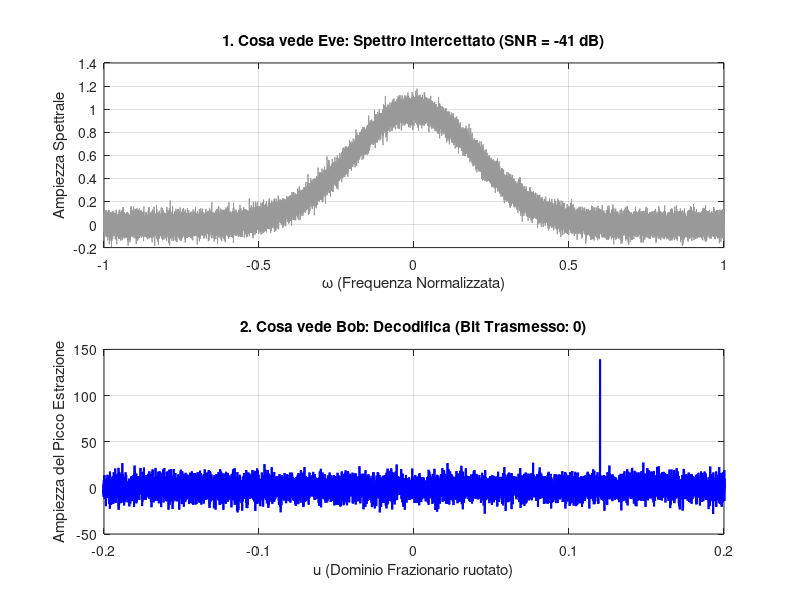

The MATLAB source for this figure:
% =========================================================================
% SIMULAZIONE QUANTUM COVERT COMMUNICATION - FASE 1 e 2
% =========================================================================

% -------------------------------------------------------------------------
% OPERAZIONI DI PULIZIA (Si mettono sempre all'inizio di ogni script)
% -------------------------------------------------------------------------
clc;        % Pulisce la Command Window (lo schermo centrale)
clear;      % Cancella tutte le variabili vecchie dal Workspace
close all;  % Chiude tutti i grafici o finestre rimasti aperti da prima

% =========================================================================
% FASE 1: INIZIALIZZAZIONE (Le Costanti Fisiche e l'Asse di Simulazione)
% =========================================================================

% 1. Costanti Fisiche Generali
c = 3e8;                    % Velocità della luce in m/s
amu = 1.6605e-27;           % Unità di massa atomica in kg
m_Al = 26.98 * amu;         % Massa di uno ione di Alluminio-27 (kg)
lambda_0 = 267e-9;          % Lunghezza d'onda transizione Al+ (267 nm)

% 2. Momenti dei pacchetti d'onda dell'atomo
p1 = 2e-8 * m_Al * c;       % Momento p1
p2 = 4e-8 * m_Al * c;       % Momento p2

% 3. Parametri del Vettore di Simulazione
% Invece di usare un asse in "secondi" o "Hertz" grezzi, in teoria dei segnali 
% per applicare la FrFT si usa spesso un asse "normalizzato" (senza unità di 
% misura fisse) che va da -1 a 1. Rappresenta la nostra finestra di scansione.
Fs = 50e6;                  % Frequenza di campionamento (50 MHz)
T_obs = 1e-3;               % Tempo di osservazione (1 ms)
N_campioni = Fs * T_obs;    % MATLAB calcolerà da solo che sono 50000 punti

% Creiamo l'asse omega. 
% 'linspace' genera N_campioni distanziati equamente tra -1 e 1.
omega = linspace(-1, 1, N_campioni); 

% =========================================================================
% FASE 2: COSTRUZIONE DEL SEGNALE QUANTISTICO (Alice)
% =========================================================================

% 1. Impostiamo il Bit Segreto
bit_da_trasmettere = 0;     % Scegli 0 oppure 1. Puoi cambiarlo per fare test!

if bit_da_trasmettere == 0
    phi = 0;
else
    phi = pi;               % Pi greco in MATLAB si scrive semplicemente 'pi'
end

% 2. La Dinamica di Dispersione (Il Chirp)
% La variazione di fase dipende dalla differenza dei momenti al quadrato.
% Per la simulazione numerica, definiamo un "rate" (velocità) del chirp 
% proporzionale per rendere l'effetto visibile all'algoritmo.
c_chirp = 150 * pi;         % Fattore di variazione quadratica (scelto per test)

% Calcoliamo Phi_chirp. 
% ATTENZIONE: Il punto '.' prima del '^2' è vitale in MATLAB! 
% Significa "eleva al quadrato ogni singolo numero dell'array omega", 
% e non "fai la moltiplicazione tra matrici".
c_chirp = 150 * pi;         % Fattore di variazione quadratica
u_0 = 3000 * pi;            % Offset lineare (Differenza di momento)

% Aggiungiamo l'offset: spingerà il picco fuori dal rumore centrale!
Phi_chirp = c_chirp * (omega.^2) + u_0 * omega;

% 3. L'Inviluppo (Quanto è forte il segnale quantistico?)
% Sappiamo che è debolissimo (ordine v/c). Lo settiamo a un valore minuscolo.
I_quant = 1e-4;             % Intensità bassissima (0.0001)

% 4. Creazione dell'Interferenza (L'equazione fenomenologica)
% S_quant = I_quant * cos(Phi_chirp + phi)
Interferenza_Quantistica = I_quant * cos(Phi_chirp + phi);

% Messaggio di conferma a schermo
disp('Fase 1 e 2 completate! Segnale quantistico generato e pronto in memoria.');


% =========================================================================
% FASE 3: IL CANALE COVERT E IL RUMORE (Eve)
% =========================================================================

% 1. Generazione dello Spettro Classico (Effetto Doppler termico)
% Creiamo una grande curva a campana (Gaussiana) che simula il Doppler.
sigma_doppler = 0.2; % Definisce quanto è larga la campana termica
S_classico = exp(-(omega.^2) / (2 * sigma_doppler^2));

% 2. Scaliamo il segnale quantistico per ottenere un SNR di -41 dB
% Calcoliamo la potenza del rumore classico
Potenza_Classica = mean(S_classico.^2);

% La formula del dB in potenza è: SNR = 10 * log10(P_segnale / P_rumore)
% Quindi calcoliamo la potenza target che deve avere il segnale quantistico:
Potenza_Target_Quant = Potenza_Classica * (10^(-41/10));

% Regoliamo (scaliamo) la nostra interferenza della Fase 2
Potenza_Attuale_Quant = mean(Interferenza_Quantistica.^2);
Fattore_di_Scala = sqrt(Potenza_Target_Quant / Potenza_Attuale_Quant);

% Ecco la nostra increspatura microscopica
Interferenza_Covert = Interferenza_Quantistica * Fattore_di_Scala;

% 3. Aggiungiamo il Rumore di Fondo Spaziale (AWGN)
% Simula i fotoni spuri del sole, del deep space e delle lenti del telescopio.
% 'randn' genera numeri casuali (rumore bianco).
Rumore_Spaziale = 0.05 * randn(1, N_campioni);

% 4. IL SEGNALE RICEVUTO (Quello che transita nello spazio)
% Sommiamo il rumore enorme, l'increspatura invisibile e il rumore spaziale.
S_ricevuto = S_classico + Interferenza_Covert + Rumore_Spaziale;


% =========================================================================
% FASE 4: LA DECODIFICA CON FrFT (Bob)
% =========================================================================

% 0. IL FILTRO PASSA-ALTO (Rimozione del "Clutter" Doppler)
% Calcoliamo il profilo "liscio" della campana di rumore e lo sottraiamo.
% Questo cancella la montagna classica e lascia solo le micro-oscillazioni.
S_filtrato = S_ricevuto - movmean(S_ricevuto, 500);

% 1. La Chiave di Bob (L'angolo ottimale / De-chirp)
% Bob conosce la massa e i momenti, quindi sa generare il chirp opposto
% per compensare esattamente la dispersione spaziale (l'equivalente di alpha_opt).
% Nota l'uso di '1i', che in MATLAB è l'unità immaginaria complessa.
% Bob cancella SOLO la dispersione spaziale (il termine quadratico)
Chiave_FrFT = exp(-1i * (c_chirp * (omega.^2)));

% 2. Applicazione dell'Operatore (Compressione del Chirp)
% Moltiplichiamo il segnale ricevuto per la chiave. Il termine quantistico 
% viene fermato, mentre il rumore viene spalmato.
Segnale_Ruotato = S_filtrato .* Chiave_FrFT;

% 3. Estrazione nel dominio frazionario 'u'
% Applichiamo la Fast Fourier Transform (fft) e la centriamo (fftshift).
Y_Bob = fftshift(fft(Segnale_Ruotato));

% Calcoliamo la potenza estratta per la visualizzazione (modulo quadro)
% Conserviamo il segno reale per capire se il bit è 0 (positivo) o 1 (negativo)
Picco_Bob = real(Y_Bob);

disp('Fase 3 e 4 completate! Canale simulato e segnale decodificato da Bob.');

% =========================================================================
% FASE 5: VISUALIZZAZIONE (I Risultati Finali)
% =========================================================================

% Creiamo l'asse 'u' per il dominio frazionario di Bob
u = linspace(-1, 1, N_campioni);

% Apriamo una nuova finestra "Figure" per i grafici
figure('Name', 'Simulazione Quantum Covert', 'NumberTitle', 'off', 'Color', 'w');

% -------------------------------------------------------------------------
% Grafico 1: Quello che vede Eve (Il Canale Intercettato)
% -------------------------------------------------------------------------
subplot(2, 1, 1); % Divide la finestra in 2 righe, 1 colonna, e usa la 1^ posizione
plot(omega, S_ricevuto, 'Color', [0.6 0.6 0.6]); % Disegna in grigio
title('1. Cosa vede Eve: Spettro Intercettato (SNR = -41 dB)');
xlabel('\omega (Frequenza Normalizzata)');
ylabel('Ampiezza Spettrale');
grid on;

% -------------------------------------------------------------------------
% Grafico 2: Quello che vede Bob (La Decodifica FrFT)
% -------------------------------------------------------------------------
subplot(2, 1, 2); % Usa la 2^ posizione nella finestra
plot(u, Picco_Bob, 'b', 'LineWidth', 1.5); % Disegna in blu con linea più spessa
title(['2. Cosa vede Bob: Decodifica (Bit Trasmesso: ', num2str(bit_da_trasmettere), ')']);
xlabel('u (Dominio Frazionario ruotato)');
ylabel('Ampiezza del Picco Estrazione');
grid on;

% Imposta un limite sull'asse X per fare lo zoom al centro e vedere bene il picco
xlim([-0.2 0.2]);
